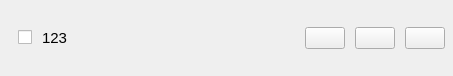
<?xml version="1.0" encoding="UTF-8"?>
<ui version="4.0">
 <class>Form</class>
 <widget class="QWidget" name="Form">
  <property name="geometry">
   <rect>
    <x>0</x>
    <y>0</y>
    <width>453</width>
    <height>76</height>
   </rect>
  </property>
  <property name="windowTitle">
   <string>Form</string>
  </property>
  <layout class="QHBoxLayout" name="horizontalLayout_2">
   <property name="spacing">
    <number>10</number>
   </property>
   <property name="leftMargin">
    <number>18</number>
   </property>
   <property name="topMargin">
    <number>11</number>
   </property>
   <property name="rightMargin">
    <number>8</number>
   </property>
   <property name="bottomMargin">
    <number>11</number>
   </property>
   <item>
    <widget class="QCheckBox" name="is_like_checkbox">
     <property name="text">
      <string/>
     </property>
    </widget>
   </item>
   <item>
    <widget class="QLabel" name="song_name_label">
     <property name="font">
      <font>
       <pointsize>11</pointsize>
      </font>
     </property>
     <property name="text">
      <string>123</string>
     </property>
    </widget>
   </item>
   <item>
    <spacer name="horizontalSpacer_3">
     <property name="orientation">
      <enum>Qt::Horizontal</enum>
     </property>
     <property name="sizeHint" stdset="0">
      <size>
       <width>247</width>
       <height>20</height>
      </size>
     </property>
    </spacer>
   </item>
   <item>
    <layout class="QHBoxLayout" name="horizontalLayout">
     <property name="topMargin">
      <number>0</number>
     </property>
     <item>
      <widget class="QPushButton" name="play_button">
       <property name="text">
        <string/>
       </property>
      </widget>
     </item>
     <item>
      <widget class="QPushButton" name="append2next_button">
       <property name="text">
        <string/>
       </property>
      </widget>
     </item>
     <item>
      <widget class="QPushButton" name="other_button">
       <property name="text">
        <string/>
       </property>
      </widget>
     </item>
    </layout>
   </item>
  </layout>
 </widget>
 <resources/>
 <connections/>
</ui>
